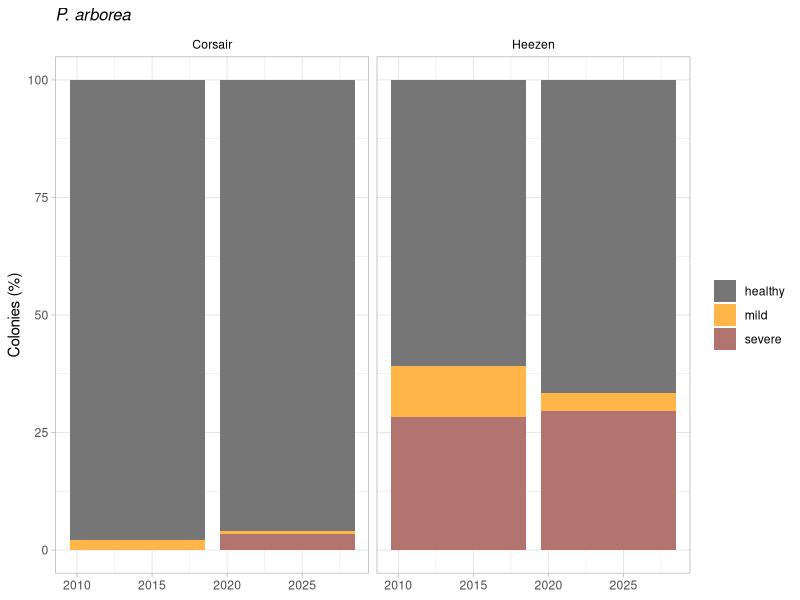
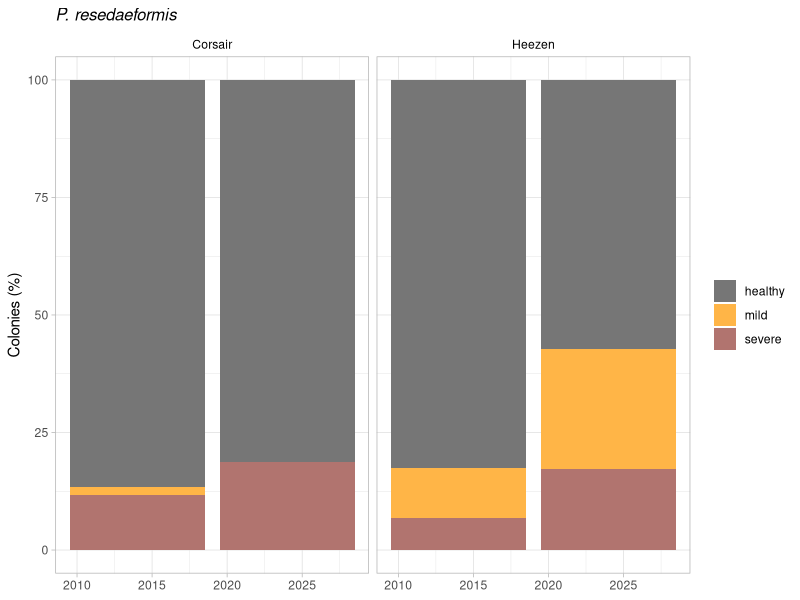

The R source for these figures, in order: (Note: this script raises an error after producing the figures.)
##---------------------------------------------------------------------------
## Rapid response of two deep-water octocorals to acute warming 
## reveals their vulnerability to extreme warming events
## Rakka M, Metaxas A, Bilan M
## Code part 1: Coral health survey
##---------------------------------------------------------------------------

## Libraries
library(tidyverse)
library(readxl)
library(broom)
library(emmeans)
library(MASS)

# set directory
setwd("C:/Users/maria/Projects/DFO/stats/code-data_todeliver/Final")

## Figures

all_dat_expanded<-read_csv("CoralHealthField.csv")

all_dat_expanded %>% 
  group_by(Year,location,dive,Species) %>% 
  summarize(n())

all_dat_expanded %>% 
  group_by(Year,location,dive) %>% 
  summarize(n())

tab_dat<-all_dat_expanded %>% 
  group_by(Year,location,dive,Species,Condition) %>% 
  summarize(myval=n()) %>% 
  group_by(Year,location,dive,Species) %>% 
  mutate(total=sum(myval)) %>% 
  ungroup() %>% 
  mutate(perc=myval/total)

# Plots
par_tab<-tab_dat %>% 
  filter(Species=="Paragorgia") %>% 
  ggplot(aes(y=perc*100,x=Year))+
  geom_bar(aes(fill=Condition),stat = "identity",position="stack")+
  facet_wrap(~location)+
  scale_fill_manual(values=c("#767676","#FFB547","#B1746F"))+
  theme_light()+
  theme(strip.background = element_blank(),
        strip.text=element_text(colour="black"),
        axis.title.x=element_blank(),
        legend.title=element_blank())+
  ylab("Colonies (%)")+ggtitle("P. arborea")+
  theme(plot.title=element_text(face="italic",size=12))

prim_tab<-tab_dat %>% 
  filter(Species=="Primnoa") %>% 
  ggplot(aes(y=perc*100,x=Year))+
  geom_bar(aes(fill=Condition),stat = "identity",position="stack")+
  facet_wrap(~location)+
  scale_fill_manual(values=c("#767676","#FFB547","#B1746F"))+
  theme_light()+
  theme(strip.background = element_blank(),
        strip.text=element_text(colour="black"),
        axis.title.x=element_blank(),
        legend.title=element_blank())+
  ylab("Colonies (%)")+ggtitle("P. resedaeformis")+
  theme(plot.title=element_text(face="italic",size=12))

fig4<-ggarrange(prim_tab,par_tab, ncol=1,common.legend = TRUE,legend="top")
ggsave(fig4,file="Outputs/Figure4.pdf",width=3,height=5)

## Analysis
# Primnoa

primdat<-all_dat_expanded %>% 
  filter(Species=="Primnoa")

model0 <- polr(Condition ~ 1, data = primdat, Hess = TRUE)
model1 <- polr(Condition ~ Year, data = primdat, Hess = TRUE)
model2 <- polr(Condition ~ Year + location, data = primdat, Hess = TRUE)
model3 <- polr(Condition ~ Year * location, data = primdat, Hess = TRUE)
anova(model0,model1,model2,model3, test="Chisq")

summary(model1)
exp(coef(model1))

tidy(model1, exponentiate = TRUE, conf.int = TRUE)
mymeans<-emmeans(model1, ~ Year)
pairs<-contrast(mymeans, method = "pairwise", 
                adjust = "tukey")

# Paragorgia
pardat<-all_dat_expanded %>% 
  filter(Species=="Paragorgia")

model0 <- polr(Condition ~ 1, data = pardat, Hess = TRUE)
model1 <- polr(Condition ~ location, data = pardat, Hess = TRUE)
model2 <- polr(Condition ~ Year + location, data = pardat, Hess = TRUE)
model3 <- polr(Condition ~ Year * location, data = pardat, Hess = TRUE)
anova(model0,model1,model2,model3, test="Chisq")

AIC(model0,model1,model2,model3)
summary(model1)

exp(coef(model1))

tidy(model1, exponentiate = TRUE, conf.int = TRUE)
mymeans<-emmeans(model1, ~ location)
pairs<-contrast(mymeans, method = "pairwise", 
                adjust = "tukey")
